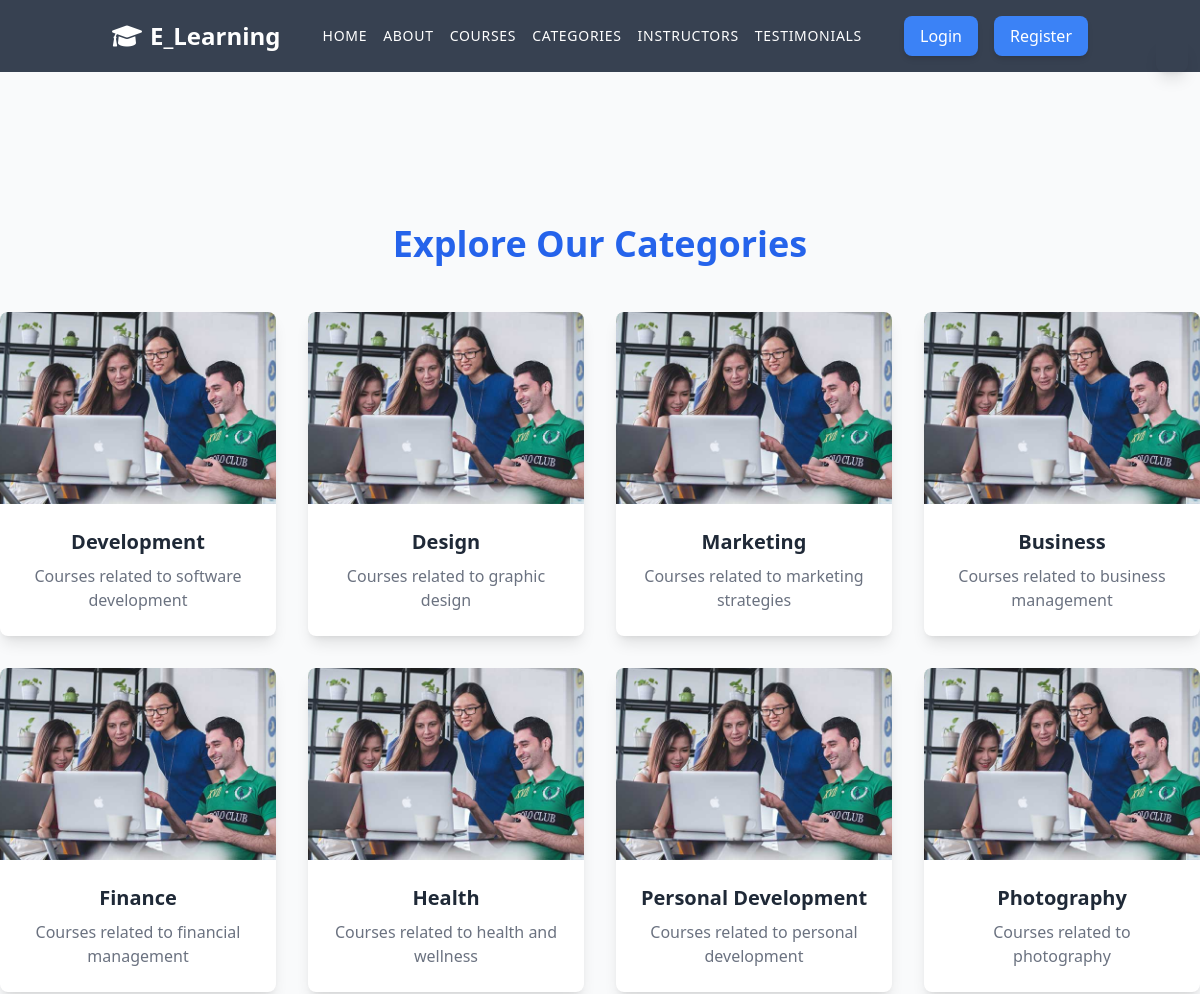
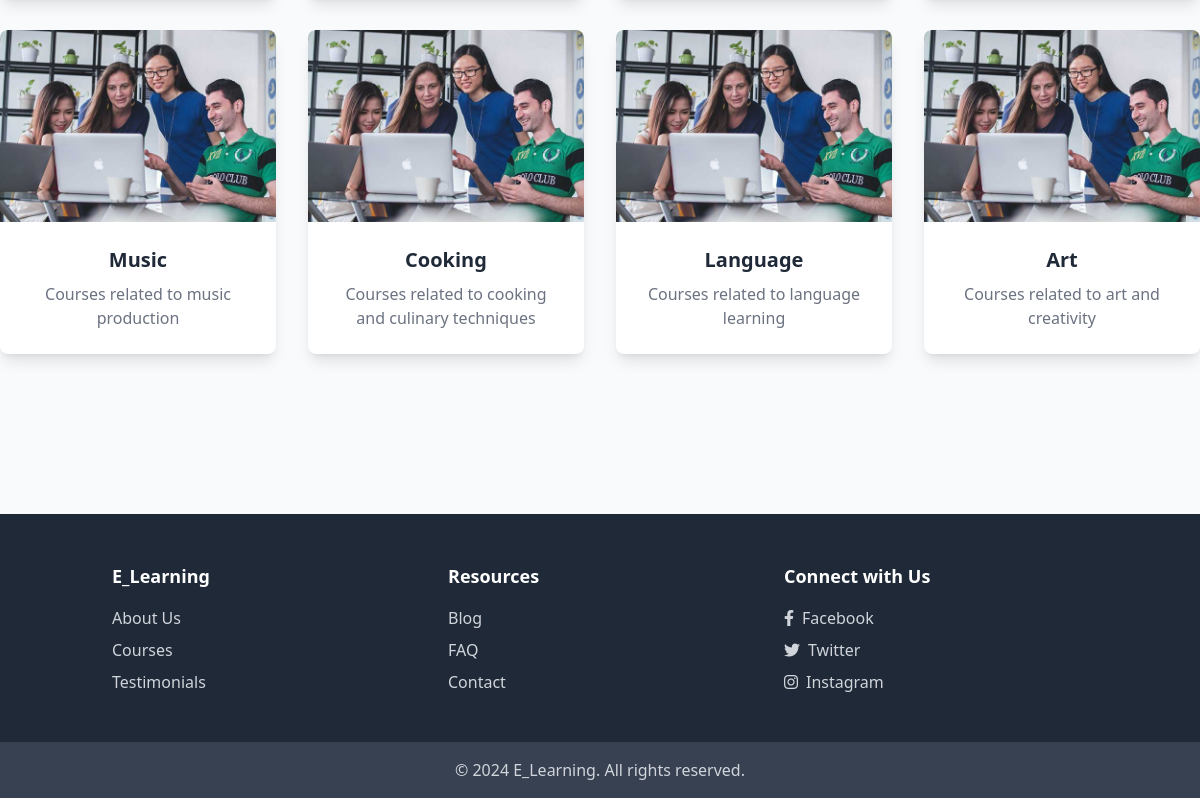
Page /categories/ on the committed database (2 pictures, top to bottom).
### courses/models.py (models this page shows, shortened)
class Category(models.Model):
    name = models.CharField(max_length=255)
    description = models.TextField()
    created_at = models.DateTimeField(auto_now_add=True)

### courses/views.py (the view)
# urls.py: path('categories/', category_list, name='category_list'),
def category_list(request):
    categories = Category.objects.all()
    return render(request, 'courses/category_list.html', {'categories': categories})

### templates/courses/category_list.html (shortened to what this page needs)
{% extends "base.html" %}
{% load static %}
{% block content %}
    <section id="categories" class="py-40">
        <div class="max-w-7xl mx-auto text-center">
            <h2 class="text-3xl md:text-4xl font-extrabold text-blue-600 mb-12">Explore Our Categories</h2>
            <div class="grid grid-cols-1 sm:grid-cols-2 md:grid-cols-3 lg:grid-cols-4 gap-8">
                {% for category in categories %}
                    <a href="{% url 'category_detail' category.id %}"
                       class="group block bg-white rounded-lg shadow-lg overflow-hidden transition-transform duration-300 transform hover:scale-105">
                        <div class="relative">
                            <img src="{% static 'images/cat-2.jpg' %}"
                                 alt="{{ category.name }}"
                                 height="auto"
                                 width="auto"
                                 class="w-full h-48 object-cover object-center transition-transform duration-300 transform group-hover:scale-110">
                        </div>
                        <div class="p-6 text-center">
                            <h3 class="text-xl font-semibold text-gray-800">{{ category.name }}</h3>
                            <p class="text-gray-500 mt-2">{{ category.description }}</p>
                        </div>
                    </a>
                {% endfor %}
            </div>
        </div>
    </section>
{% endblock content %}

### rows in the picture
Category: name "Development", description "Courses related to software development"
Category: name "Design", description "Courses related to graphic design"
Category: name "Marketing", description "Courses related to marketing strategies"
Category: name "Business", description "Courses related to business management"
Category: name "Finance", description "Courses related to financial management"
Category: name "Health", description "Courses related to health and wellness"
Category: name "Personal Development", description "Courses related to personal development"
Category: name "Photography", description "Courses related to photography"
Category: name "Music", description "Courses related to music production"
Category: name "Cooking", description "Courses related to cooking and culinary techniques"
Category: name "Language", description "Courses related to language learning"
Category: name "Art", description "Courses related to art and creativity"
